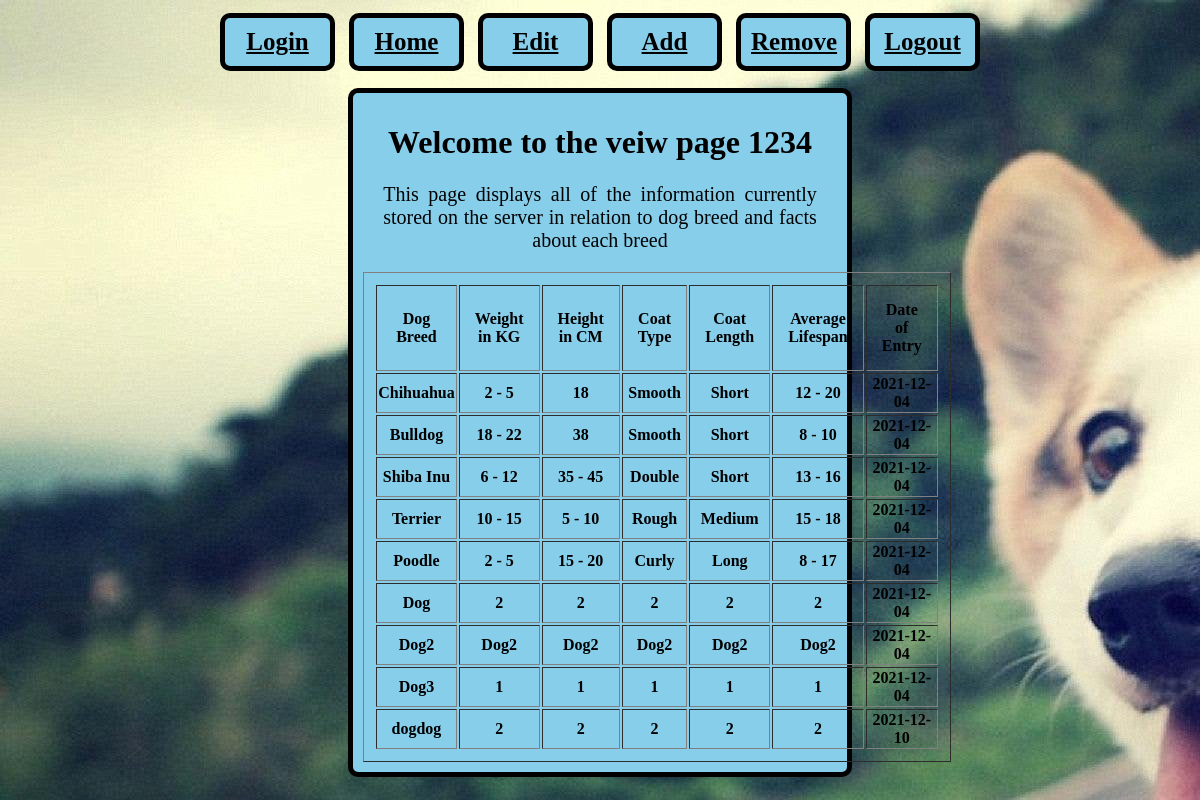
The page /veiw.php (signed in) on the database its author committed.
### tables this page shows
CREATE TABLE `dogbreedtable` (
  `entryid` int(255) NOT NULL,
  `dogbreed` varchar(255) NOT NULL,
  `dogweight` varchar(255) NOT NULL,
  `dogheight` varchar(255) NOT NULL,
  `coattype` varchar(255) NOT NULL,
  `coatlength` varchar(255) NOT NULL,
  `averageage` varchar(255) NOT NULL,
  `entrydate` date NOT NULL DEFAULT current_timestamp()
);

### veiw.php (the view, shortened to what this page needs)
<?php
	$dbHost = "localhost";
 	$dbUsername = "root";
 	$dbPassword = "1234";
 	$dbName = "websitedb";
 	$conn = new mysqli($dbHost, $dbUsername, $dbPassword,$dbName) or die("Connect failed: %s\n". $conn -> error);
 	$query = "SELECT * FROM dogbreedtable";
	$result = $conn->query($query);
?>
<html>
<head>
	<link rel="stylesheet" href="style.css">
</head>
<body>
	<div id="navBox">
		<a href="login.php" class="button login">Login</a>
		<a href="index.php" class="button home">Home</a>
		<a href="edit.php" class="button veiw">Edit</a>
		<a href="add.php" class="button veiw">Add</a>
		<a href="remove.php" class="button remove">Remove</a>
		<a href="logout.php" class="button remove">Logout</a>
	</div>
	<div id="mainContent">
		<h1 id="pageTitle">Welcome to the veiw page <?php echo $_SESSION["uname"];  ?></h1>
		<p id="mainPara">This page displays all of the information currently stored on the server
		in relation to dog breed and facts about each breed</p>
		<table border='1' id="breedTable">
		<tr>
			<th class="tableTitle">Dog Breed</th>
			<th class="tableTitle">Weight in KG</th>
			<th class="tableTitle">Height in CM</th>
			<th class="tableTitle">Coat Type</th>
			<th class="tableTitle">Coat Length</th>
			<th class="tableTitle">Average Lifespan</th>
			<th class="tableTitle">Date of Entry</th>
		</tr> <?php
			while($row = mysqli_fetch_array($result)) {
				echo "<tr>";
				echo "<td>" . $row['dogbreed'] . "</td>";
				echo "<td>" . $row['dogweight'] . "</td>";
				echo "<td>" . $row['dogheight'] . "</td>";
				echo "<td>" . $row['coattype'] . "</td>";
				echo "<td>" . $row['coatlength'] . "</td>";
				echo "<td>" . $row['averageage'] . "</td>";
				echo "<td>" . $row['entrydate'] . "</td>";
				echo "</tr>";
			}
			echo "</table>";
		?>
	</div>
</body>
</html>

### style.css (style rules this page uses)
body { background-image: url("background.jpg"); }
#navBox { text-align: center; }
.button { border: 5px solid black; border-radius: 10px; color: black; background-color: skyblue; font-weight: bold; font-size: 25px; display: inline-block; margin-top: auto; margin: 5px; width: 85px; text-align: center; padding: 10px; }
#mainContent { margin: auto; margin-top: 1%; background-color: skyblue; width: 40%; border: 5px solid black; border-radius: 10px; padding: 10px; text-align: justify; text-align-last: center; }
#breedTable { text-align: center; display: inline-block; padding: 10px; font-weight: bold; }
.tableTitle { padding: 15px; }
#mainPara { font-size: 20px; margin: 20px; }

### rows shown on the page
dogbreedtable: dogbreed "Chihuahua", dogweight "2 - 5", dogheight "18", coattype "Smooth", coatlength "Short", averageage "12 - 20", entrydate "2021-12-04"
dogbreedtable: dogbreed "Bulldog", dogweight "18 - 22", dogheight "38", coattype "Smooth", coatlength "Short", averageage "8 - 10", entrydate "2021-12-04"
dogbreedtable: dogbreed "Shiba Inu", dogweight "6 - 12", dogheight "35 - 45", coattype "Double", coatlength "Short", averageage "13 - 16", entrydate "2021-12-04"
dogbreedtable: dogbreed "Terrier", dogweight "10 - 15", dogheight "5 - 10", coattype "Rough", coatlength "Medium", averageage "15 - 18", entrydate "2021-12-04"
dogbreedtable: dogbreed "Poodle", dogweight "2 - 5", dogheight "15 - 20", coattype "Curly", coatlength "Long", averageage "8 - 17", entrydate "2021-12-04"
dogbreedtable: dogbreed "Dog", dogweight "2", dogheight "2", coattype "2", coatlength "2", averageage "2", entrydate "2021-12-04"
dogbreedtable: dogbreed "Dog2", dogweight "Dog2", dogheight "Dog2", coattype "Dog2", coatlength "Dog2", averageage "Dog2", entrydate "2021-12-04"
dogbreedtable: dogbreed "Dog3", dogweight "1", dogheight "1", coattype "1", coatlength "1", averageage "1", entrydate "2021-12-04"
dogbreedtable: dogbreed "dogdog", dogweight "2", dogheight "2", coattype "2", coatlength "2", averageage "2", entrydate "2021-12-10"

### other values the page prints
$_SESSION["uname"] "1234"
